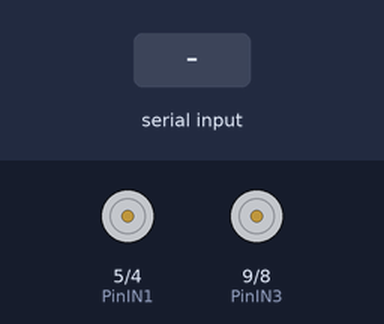
A sketch run on a simulated Arduino Uno, built with avr-gcc and run on an emulated ATmega328P. On the bench: motor-driver pin pairs drawn as motors (green arrow = first pin HIGH = forward, orange = second pin HIGH = backward, longer = more drive, scaled by the enable pin). The test bench sets the inputs (shaded band).

Above: at 1.2 s.
1.3 s: "W" received over Serial
At 2.5 s:
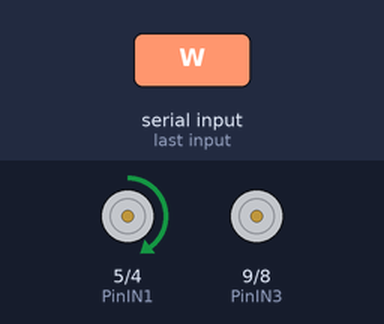
2.8 s: "S" received over Serial
At 3.7 s:
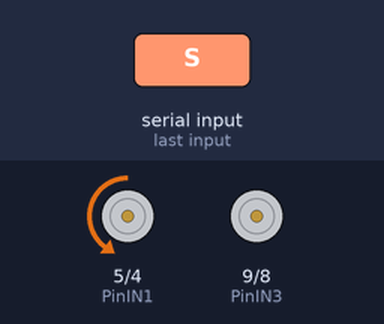
4.3 s: "E" received over Serial
At 4.9 s:
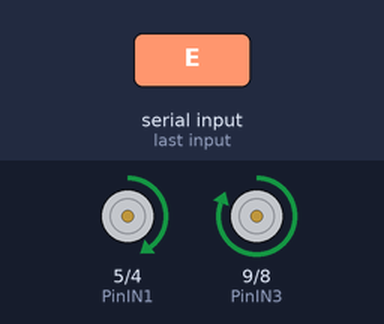
5.8 s: "Q" received over Serial
At 7.0 s:
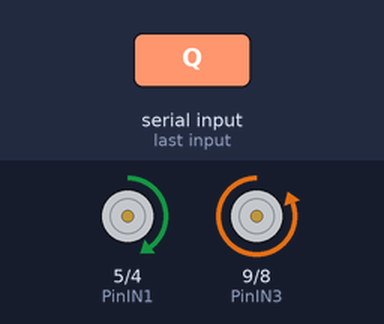
7.3 s: "C" received over Serial
At 8.4 s:
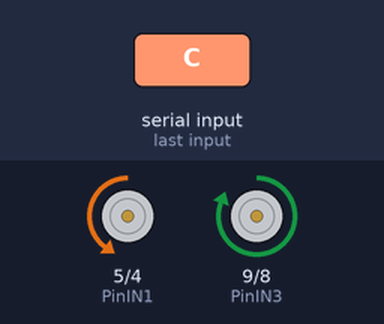
8.8 s: "A" received over Serial
At 9.5 s:
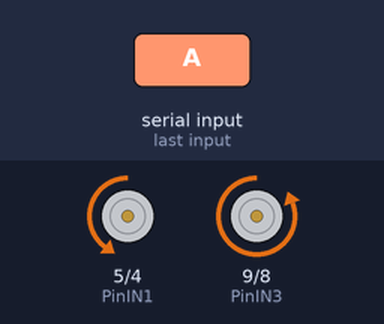
Timing chart, 0 to 11.3 s (numbered marks = the images above; inputs shaded):
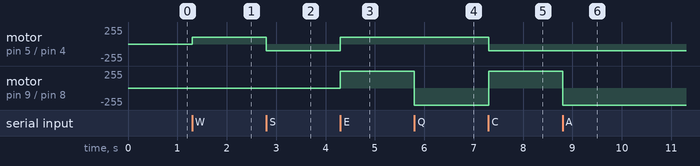

The sketch:

Arduino_PWM.ino
```cpp
int EN_A = 3;
int PinIN1 = 5;
int PinIN2 = 4;
int EN_B = 6;
int PinIN3 = 9;
int PinIN4 = 8;

void setup()
{
Serial.begin(9600);
pinMode(EN_A, OUTPUT);
pinMode(PinIN1, OUTPUT);
pinMode(PinIN2, OUTPUT);
pinMode(PinIN3, OUTPUT);
pinMode(PinIN4, OUTPUT);
pinMode(EN_B, OUTPUT);

}

void loop()
{

if (Serial.available()){
  char c=Serial.read();
  if(c=='W'){
    Adelante();
    //delay(180);
  }
  else if(c=='S'){
    Atras();
    //delay(180);
  }
  else if(c=='E'){
    AdelanteD();
    //delay(180);
  }
  else if(c=='Q'){
    AdelanteI();
    //delay(180);
  }
  else if(c=='C'){
    AtrasD();
    //delay(180);
  }
    else if(c=='D'){
    Derecha();
    //delay(180);
  }
  else if(c=='A'){
    Izquierda();
    //delay(180);
  }
  else if(c=='Z'){
    AtrasI();
    //delay(180);
  }
  else if(c=='X'){
    Parada();
    //delay(180);
  }
    else if(c=='P'){
    Stop();
    //delay(180);
  }

  }

}
void Adelante()
{
  digitalWrite (PinIN1, HIGH);
  digitalWrite (PinIN2, LOW);
  analogWrite(EN_A, 100);
}
void Atras()
{
  digitalWrite (PinIN1, LOW);
  digitalWrite (PinIN2, HIGH);
  analogWrite(EN_A, 100);
}
void AdelanteD()
{
  digitalWrite (PinIN3, HIGH);
  digitalWrite (PinIN4, LOW);
  digitalWrite (PinIN1, HIGH);
  digitalWrite (PinIN2, LOW);
  analogWrite(EN_A, 100);
  analogWrite(EN_B, 255);
}
void AdelanteI()
{
  digitalWrite (PinIN3, LOW);
  digitalWrite (PinIN4, HIGH);
  digitalWrite (PinIN1, HIGH);
  digitalWrite (PinIN2, LOW);
  analogWrite(EN_A, 100);
  analogWrite(EN_B, 255);
}
void AtrasD()
{
  digitalWrite (PinIN3, HIGH);
  digitalWrite (PinIN4, LOW);
  digitalWrite (PinIN1, LOW);
  digitalWrite (PinIN2, HIGH);
  analogWrite(EN_A, 100);
  analogWrite(EN_B, 255);
}
void AtrasI()
{
  digitalWrite (PinIN3, LOW);
  digitalWrite (PinIN4, HIGH);
  digitalWrite (PinIN1, LOW);
  digitalWrite (PinIN2, HIGH);
  analogWrite(EN_A, 100);
  analogWrite(EN_B, 255);
}
void Stop()
{
  digitalWrite (PinIN1, LOW);
  digitalWrite (PinIN2, LOW);
  digitalWrite (PinIN3, LOW);
  digitalWrite (PinIN4, LOW);
  analogWrite(EN_A, 100);
  analogWrite(EN_B, 255);
}
void Parada()
{
  digitalWrite (PinIN1, HIGH);
  digitalWrite (PinIN2, HIGH);
  digitalWrite (PinIN3, HIGH);
  digitalWrite (PinIN4, HIGH);
  analogWrite(EN_A, 100);
  analogWrite(EN_B, 255);
}
void Derecha()
{
  digitalWrite (PinIN3, HIGH);
  digitalWrite (PinIN4, LOW);
  analogWrite(EN_B, 255);
}
void Izquierda()
{

  digitalWrite (PinIN3, LOW);
  digitalWrite (PinIN4, HIGH);
  analogWrite(EN_B, 255);
}
```

Measured:
- after the input at 1.3 s, motor on pin 5 (PinIN1) / pin 4 (PinIN2): stopped → forward 100/255 at once
- after the input at 2.8 s, motor on pin 5 (PinIN1) / pin 4 (PinIN2): forward 100/255 → backward 100/255 at once
- after the input at 4.3 s, motor on pin 5 (PinIN1) / pin 4 (PinIN2): backward 100/255 → forward 100/255 at once; motor on pin 9 (PinIN3) / pin 8 (PinIN4): stopped → forward 255/255 at once
- after the input at 5.8 s, motor on pin 9 (PinIN3) / pin 8 (PinIN4): forward 255/255 → backward 255/255 at once
- after the input at 7.3 s, motor on pin 5 (PinIN1) / pin 4 (PinIN2): forward 100/255 → backward 100/255 at once; motor on pin 9 (PinIN3) / pin 8 (PinIN4): backward 255/255 → forward 255/255 at once
- after the input at 8.8 s, motor on pin 9 (PinIN3) / pin 8 (PinIN4): forward 255/255 → backward 255/255 at once
